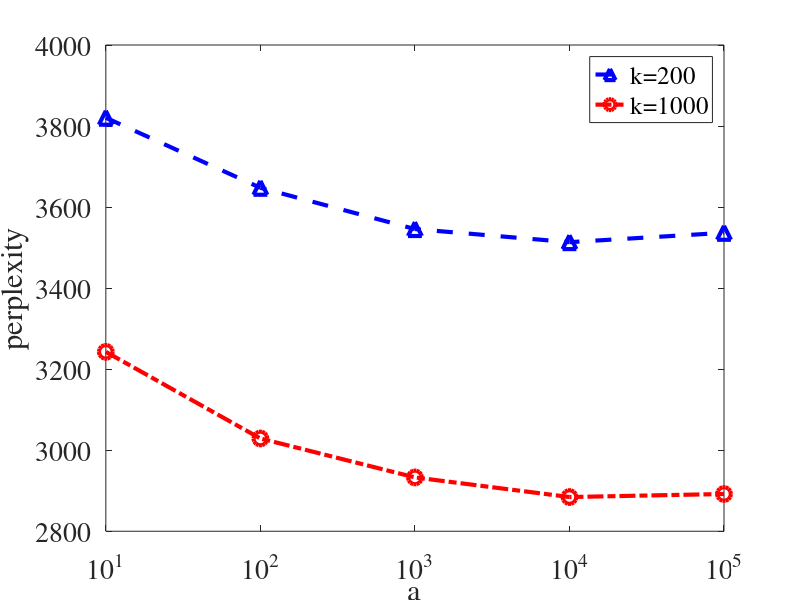

MATLAB code for this plot:
t200=[3820.455962
3647.596705
3545.759381
3513.40424
3536.494465];

t1000=[3242.729968
3028.983976
2932.856217
2884.412412
2891.939893];

x=10.^[1 2 3 4 5];

set(0,'DefaultAxesFontName', 'Times');
set(0,'DefaultAxesFontSize', 20);
set(0,'DefaultTextFontname', 'Times');
set(0,'DefaultTextFontSize', 20);


h = plot(x, t200, 'b^--', 'MarkerSize', 10, 'LineWidth', 3);
hold on; plot(x, t1000, 'ro-.', 'MarkerSize', 10, 'LineWidth', 3);
xlim([10 100000]);
%ylim([1550 1580]);
set(gca,'xtick',x);
set(gca, 'xscale', 'log');
legend('k=200','k=1000');
%set(gca, 'xticklabel', {'1'; '2'; '4'; '8'; '16'; '32'; '64'; '128'; '256'; '512'; 'n'});
ylabel('perplexity');   
xlabel('a');
